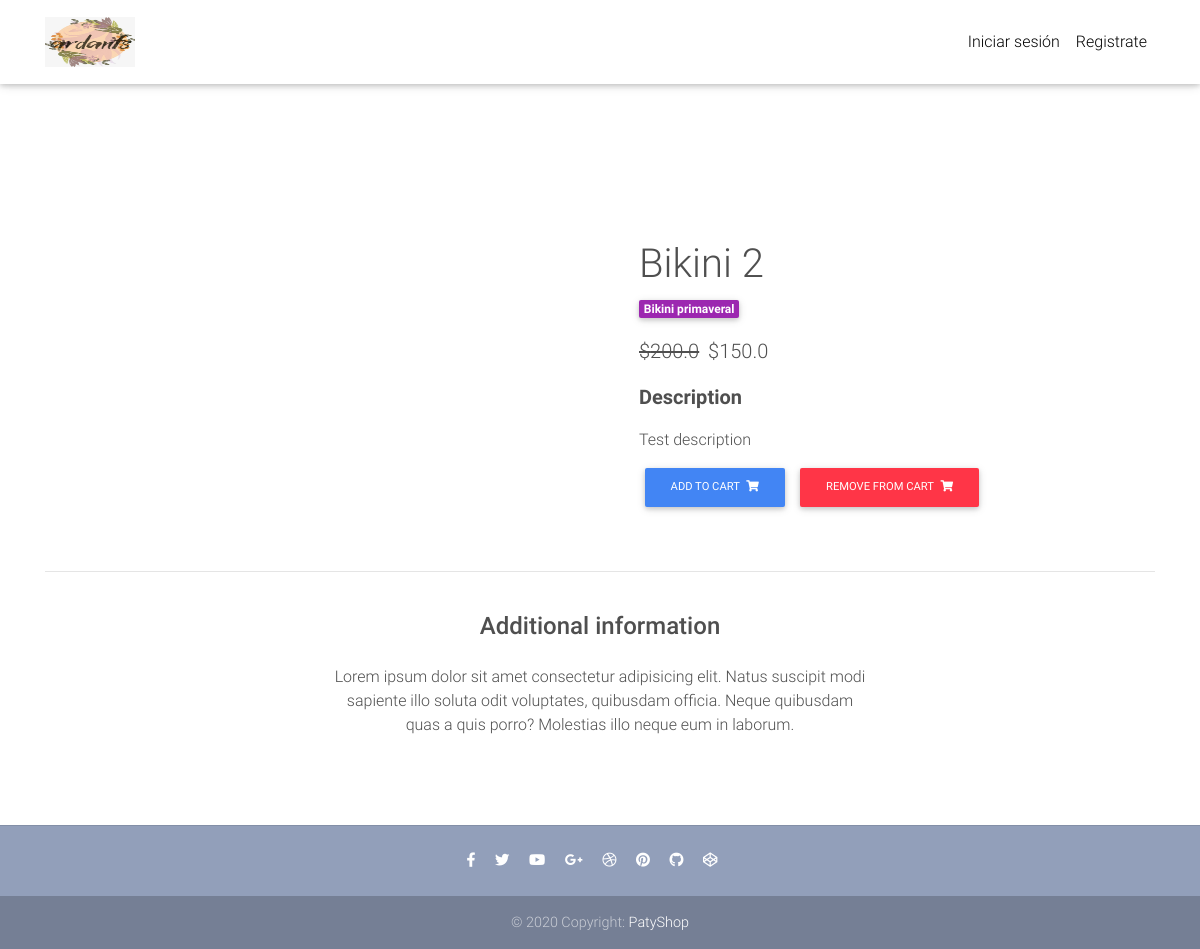
The app's page /product/bikini-2 with its own data.
### core/models.py (models this page shows, shortened)
class Item(models.Model):
    title = models.CharField(max_length = 100)
    price = models.FloatField()
    discount_price = models.FloatField(blank=True, null=True)
    category = models.CharField(choices=CATEGORY_CHOICES, max_length = 2)
    label = models.CharField(choices=LABEL_CHOICES, max_length = 2)
    slug = models.SlugField()
    discount_price = models.FloatField(blank=True, null=True)
    description = models.TextField()
    def get_add_to_cart_url(self):
        return reverse("core:add-to-cart", kwargs={
            'slug':self.slug
        })
    def get_remove_from_cart_url(self):
        return reverse("core:remove-from-cart", kwargs={
            'slug':self.slug
        })
    def get_title_upper(self):
        return self.title[0].upper() + self.title[1:]

### core/views.py (the view)
# urls.py: path('product/<slug>', ItemDetailView.as_view(), name="product_page"),
class ItemDetailView(DetailView):
    model = Item
    template_name = "product-page.html"

### templates/product-page.html (shortened to what this page needs)
{% extends 'base.html' %}
{% load static %}
{% block content %}
  <main class="mt-5 pt-4">
    <div class="container dark-grey-text mt-5">
      <div class="row wow fadeIn">
        <div class="col-md-6 mb-4">
        </div>
        <div class="col-md-6 mb-4">
          <div class="p-4">
            <div class="mb-3">
              <h1>{{object.get_title_upper}}</h1>
              <a href="">
                <span class="badge purple mr-1">{{object.get_category_display}}</span>
              </a>
            </div>
            <p class="lead">
              {% if object.discount_price %}
                <span class="mr-1">
                  <del>${{object.price}}</del>
                </span>
                <span>${{object.discount_price}}</span>
              {% else %}
                <span>${{object.price}}</span>
              {% endif %}
            </p>
            <p class="lead font-weight-bold">Description</p>
            <p>{{object.description}}</p>
            <a href="{{object.get_add_to_cart_url}}" class="btn btn-primary btn-md my-0 p">Add to cart
              <i class="fas fa-shopping-cart ml-1"></i>
            </a>
            <a href="{{object.get_remove_from_cart_url}}" class="btn btn-danger btn-md my-0 p">Remove from cart
              <i class="fas fa-shopping-cart ml-1"></i>
            </a>
          </div>
        </div>
      </div>
      <hr>
      <div class="row d-flex justify-content-center wow fadeIn">
        <div class="col-md-6 text-center">
          <h4 class="my-4 h4">Additional information</h4>
          <p>Lorem ipsum dolor sit amet consectetur adipisicing elit. Natus suscipit modi sapiente illo soluta odit
            voluptates,
            quibusdam officia. Neque quibusdam quas a quis porro? Molestias illo neque eum in laborum.</p>
        </div>
      </div>
      <div class="row wow fadeIn">
        <div class="col-lg-4 col-md-12 mb-4">
        </div>
        <div class="col-lg-4 col-md-6 mb-4">
        </div>
        <div class="col-lg-4 col-md-6 mb-4">
        </div>
      </div>
    </div>
  </main>
{% endblock %}

### templates/base.html (style rules this page uses)
html, body, header, .carousel { height: 60vh; }

### records on screen
Item: get_title_upper "Bikini 2", category "Bikini primaveral", price "200.0", discount_price "150.0", description "Test description"
